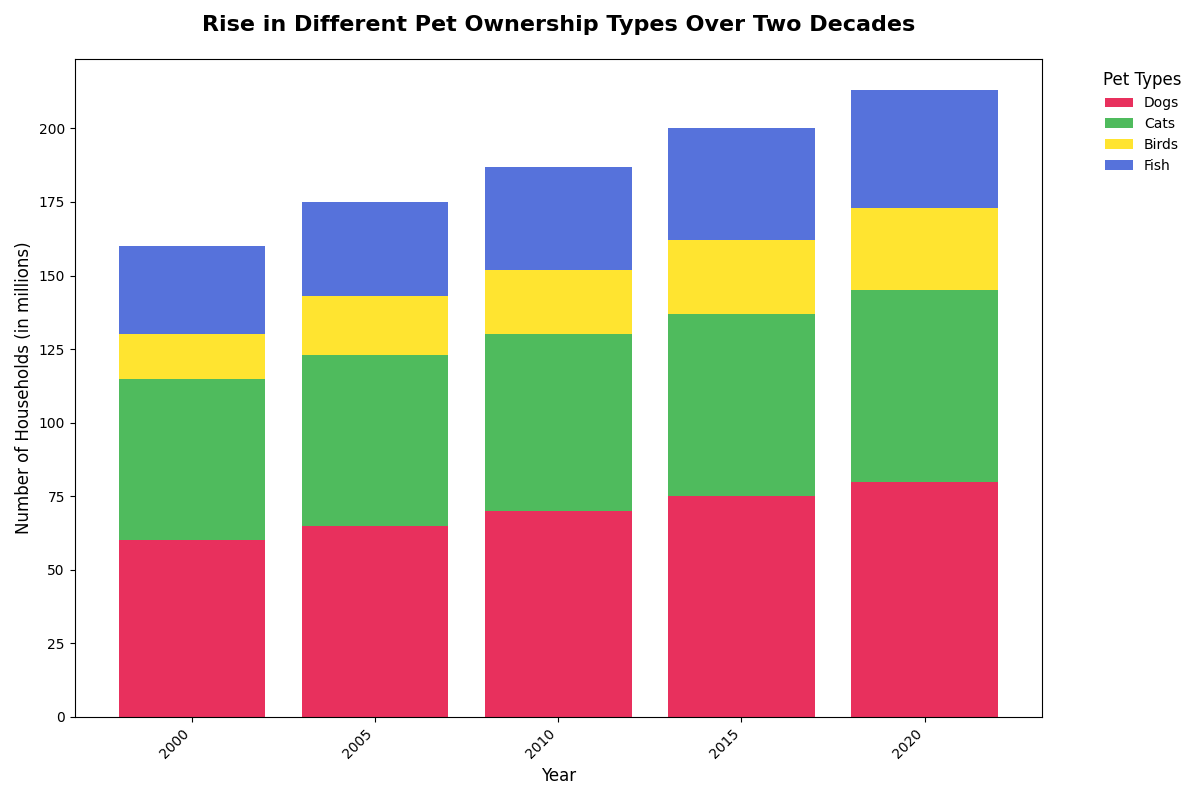

Recreate this plot in Python.
import numpy as np
import matplotlib.pyplot as plt

# Years for the x-axis
years = np.array(['2000', '2005', '2010', '2015', '2020'])

# Number of households owning each pet type (data in millions)
dogs = np.array([60, 65, 70, 75, 80])
cats = np.array([55, 58, 60, 62, 65])
birds = np.array([15, 20, 22, 25, 28])
fish = np.array([30, 32, 35, 38, 40])

# Colors for each pet type
colors = ['#e6194b', '#3cb44b', '#ffe119', '#4363d8']

# Create the stacked bar chart
fig, ax = plt.subplots(figsize=(12, 8))
ax.bar(years, dogs, color=colors[0], label='Dogs', alpha=0.9)
ax.bar(years, cats, bottom=dogs, color=colors[1], label='Cats', alpha=0.9)
ax.bar(years, birds, bottom=dogs + cats, color=colors[2], label='Birds', alpha=0.9)
ax.bar(years, fish, bottom=dogs + cats + birds, color=colors[3], label='Fish', alpha=0.9)

# Title and labels
ax.set_title("Rise in Different Pet Ownership Types Over Two Decades", fontsize=16, fontweight='bold', pad=20)
ax.set_xlabel("Year", fontsize=12)
ax.set_ylabel("Number of Households (in millions)", fontsize=12)

# Rotate x-axis labels to prevent overlap
ax.set_xticks(years)
ax.set_xticklabels(years, rotation=45, ha='right')

# Add a legend with larger spacing to avoid overlap
ax.legend(loc='upper left', title="Pet Types", bbox_to_anchor=(1.05, 1), fontsize=10, title_fontsize='12', frameon=False)

# Automatically adjust the layout to fit everything nicely
plt.tight_layout()

# Display the plot
plt.show()
